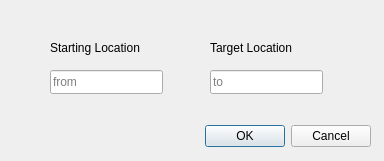
<?xml version="1.0" encoding="UTF-8"?>
<ui version="4.0">
 <class>Dijkstradialog</class>
 <widget class="QDialog" name="Dijkstradialog">
  <property name="geometry">
   <rect>
    <x>0</x>
    <y>0</y>
    <width>384</width>
    <height>161</height>
   </rect>
  </property>
  <property name="sizePolicy">
   <sizepolicy hsizetype="Fixed" vsizetype="Fixed">
    <horstretch>0</horstretch>
    <verstretch>0</verstretch>
   </sizepolicy>
  </property>
  <property name="minimumSize">
   <size>
    <width>384</width>
    <height>161</height>
   </size>
  </property>
  <property name="maximumSize">
   <size>
    <width>384</width>
    <height>161</height>
   </size>
  </property>
  <property name="windowTitle">
   <string>Dijkstra - Find the smallest distance</string>
  </property>
  <widget class="QDialogButtonBox" name="buttonBox">
   <property name="geometry">
    <rect>
     <x>30</x>
     <y>120</y>
     <width>341</width>
     <height>32</height>
    </rect>
   </property>
   <property name="orientation">
    <enum>Qt::Horizontal</enum>
   </property>
   <property name="standardButtons">
    <set>QDialogButtonBox::Cancel|QDialogButtonBox::Ok</set>
   </property>
  </widget>
  <widget class="QLineEdit" name="startLct">
   <property name="geometry">
    <rect>
     <x>50</x>
     <y>70</y>
     <width>113</width>
     <height>24</height>
    </rect>
   </property>
   <property name="placeholderText">
    <string>from</string>
   </property>
  </widget>
  <widget class="QLineEdit" name="endLct">
   <property name="geometry">
    <rect>
     <x>210</x>
     <y>70</y>
     <width>113</width>
     <height>24</height>
    </rect>
   </property>
   <property name="placeholderText">
    <string>to</string>
   </property>
  </widget>
  <widget class="QLabel" name="label">
   <property name="geometry">
    <rect>
     <x>50</x>
     <y>40</y>
     <width>101</width>
     <height>16</height>
    </rect>
   </property>
   <property name="text">
    <string>Starting Location</string>
   </property>
  </widget>
  <widget class="QLabel" name="label_2">
   <property name="geometry">
    <rect>
     <x>210</x>
     <y>40</y>
     <width>91</width>
     <height>16</height>
    </rect>
   </property>
   <property name="text">
    <string>Target Location</string>
   </property>
  </widget>
 </widget>
 <resources/>
 <connections>
  <connection>
   <sender>buttonBox</sender>
   <signal>accepted()</signal>
   <receiver>Dijkstradialog</receiver>
   <slot>accept()</slot>
   <hints>
    <hint type="sourcelabel">
     <x>248</x>
     <y>254</y>
    </hint>
    <hint type="destinationlabel">
     <x>157</x>
     <y>274</y>
    </hint>
   </hints>
  </connection>
  <connection>
   <sender>buttonBox</sender>
   <signal>rejected()</signal>
   <receiver>Dijkstradialog</receiver>
   <slot>reject()</slot>
   <hints>
    <hint type="sourcelabel">
     <x>316</x>
     <y>260</y>
    </hint>
    <hint type="destinationlabel">
     <x>286</x>
     <y>274</y>
    </hint>
   </hints>
  </connection>
 </connections>
</ui>
